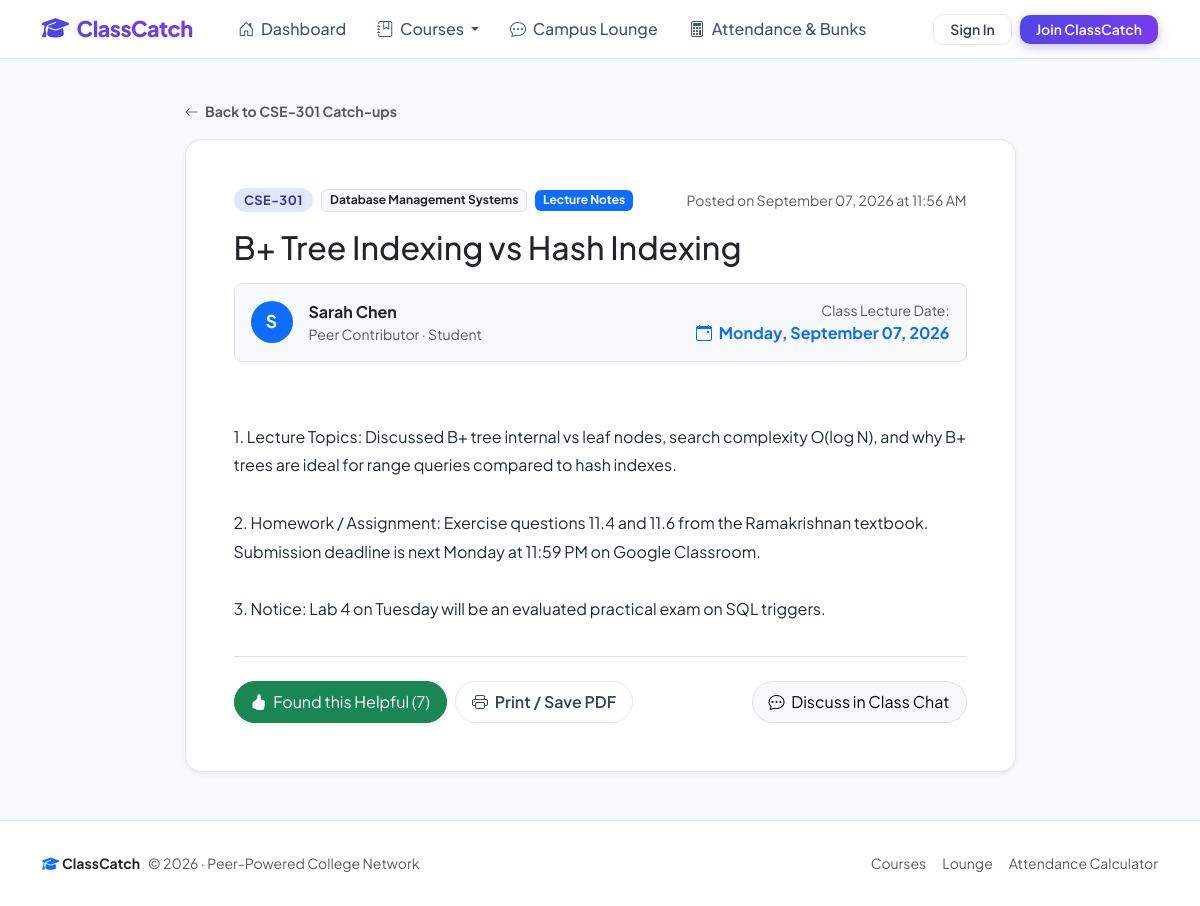
The app's page /summary/1, older data.
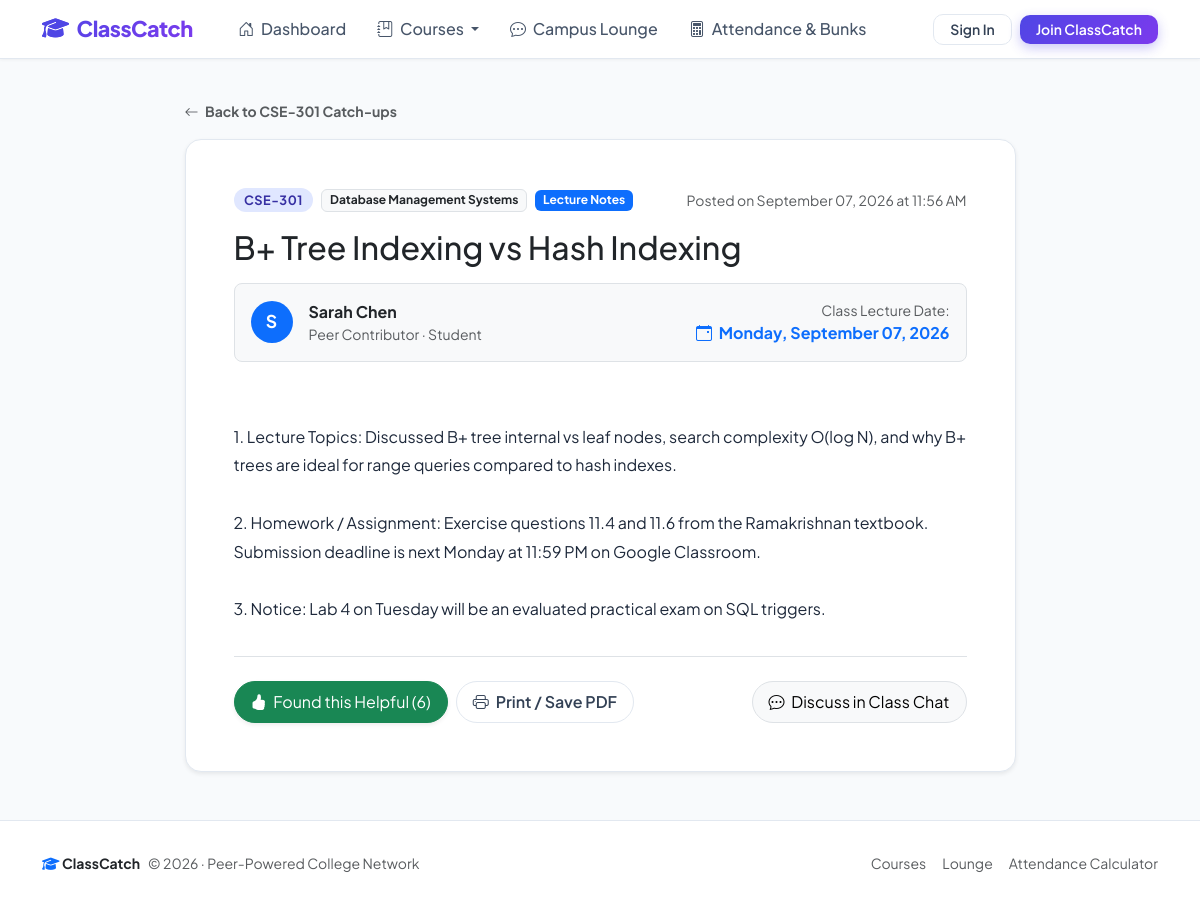
The same page, newer data.
### models.py (models this page shows, shortened)
class Summary(db.Model):
    __tablename__ = 'summaries'
    id = db.Column(db.Integer, primary_key=True)
    course_id = db.Column(db.Integer, db.ForeignKey('courses.id'), nullable=False, index=True)
    user_id = db.Column(db.Integer, db.ForeignKey('users.id'), nullable=False, index=True)
    date = db.Column(db.Date, nullable=False, index=True)
    topic = db.Column(db.String(200), nullable=True)
    category = db.Column(db.String(50), default='Lecture Notes', nullable=False)  # Lecture Notes, Assignment, Exam Prep
    content = db.Column(db.Text, nullable=False)
    helpful_count = db.Column(db.Integer, default=0, nullable=False)
    created_at = db.Column(db.DateTime, default=datetime.utcnow, nullable=False)

### app.py (the view)
@app.route('/summary/<int:summary_id>')
def summary_detail(summary_id):
    summary = Summary.query.get_or_404(summary_id)
    return render_template('summary_detail.html', title=f"Note: {summary.course.code}", summary=summary)

### app.py (called while the page is built)
@app.context_processor
def inject_globals():
    all_courses = Course.query.order_by(Course.code).all() if Course.query else []
    return {
        'today': date.today(),
        'current_year': datetime.now().year,
        'global_courses': all_courses
    }

### templates/summary_detail.html
{% extends "base.html" %}
{% block content %}
<div class="row justify-content-center">
    <div class="col-lg-9">
        <div class="mb-3">
            <a href="{{ url_for('course_detail', course_id=summary.course.id) }}" class="text-decoration-none text-muted small fw-bold">
                <i class="bi bi-arrow-left me-1"></i> Back to {{ summary.course.code }} Catch-ups
            </a>
        </div>
        <div class="card card-modern p-4 p-md-5 bg-white shadow-sm mb-4">
            <div class="d-flex flex-wrap justify-content-between align-items-center mb-3">
                <div class="d-flex align-items-center gap-2">
                    <span class="badge badge-code">{{ summary.course.code }}</span>
                    <span class="badge bg-light text-dark border">{{ summary.course.name }}</span>
                    <span class="badge bg-primary text-white">{{ summary.category }}</span>
                </div>
                <div class="text-muted small">
                    Posted on {{ summary.created_at.strftime('%B %d, %Y at %I:%M %p') }}
                </div>
            </div>
            <h2 class="fw-extrabold text-dark mb-3">
                {{ summary.topic or 'Lecture Summary & Catch-up' }}
            </h2>
            <div class="p-3 bg-light rounded-3 d-flex flex-wrap align-items-center justify-content-between gap-3 mb-4 border">
                <div class="d-flex align-items-center gap-3">
                    <span class="badge rounded-circle bg-primary text-white p-3" style="width: 42px; height: 42px; display: inline-flex; align-items: center; justify-content: center; font-size: 1.1rem;">
                        {{ summary.author.name[0]|upper }}
                    </span>
                    <div>
                        <div class="fw-bold">{{ summary.author.name }}</div>
                        <div class="text-muted small">Peer Contributor &middot; {{ summary.author.role|capitalize }}</div>
                    </div>
                </div>
                <div class="text-md-end">
                    <div class="small text-muted">Class Lecture Date:</div>
                    <div class="fw-bold text-primary fs-6">
                        <i class="bi bi-calendar-event me-1"></i> {{ summary.date.strftime('%A, %B %d, %Y') }}
                    </div>
                </div>
            </div>
            <div class="card-body px-0 py-2">
                <div class="summary-content-preview fs-6 mb-4" style="line-height: 1.8; color: #1e293b;">
                    {{ summary.content }}
                </div>
            </div>
            <div class="pt-4 border-top d-flex flex-wrap justify-content-between align-items-center gap-3">
                <div class="d-flex align-items-center gap-2">
                    <form action="{{ url_for('mark_helpful', summary_id=summary.id) }}" method="POST" class="d-inline">
                        <button type="submit" class="btn btn-success px-3 py-2 rounded-pill shadow-sm">
                            <i class="bi bi-hand-thumbs-up-fill me-1"></i> Found this Helpful ({{ summary.helpful_count }})
                        </button>
                    </form>
                    <button class="btn btn-outline-custom px-3 py-2 rounded-pill" onclick="window.print();">
                        <i class="bi bi-printer me-1"></i> Print / Save PDF
                    </button>
                </div>
                <div>
                    <a href="{{ url_for('course_detail', course_id=summary.course_id, tab='chat') }}" class="btn btn-light border px-3 py-2 rounded-pill">
                        <i class="bi bi-chat-dots me-1"></i> Discuss in Class Chat
                    </a>
                </div>
            </div>
        </div>
    </div>
</div>
{% endblock %}

Row changes from the older to the newer data that the page shows:
changed Summary "B+ Tree Indexing vs Hash Indexing": helpful_count "7" → "6"
